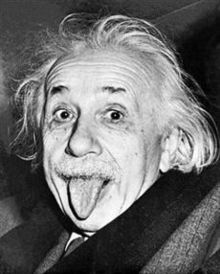
#> input picture data/image/Einstein_tongue.jpg, 220 x 274 px, found by its file name
$ jupyter execute --allow-errors 'NM_Project3 Using SVD to Compress Images.ipynb'   (shell and % lines are left out)
#> lines starting #> are read from the running program, lines starting #| are printed output that depends on the picture
# Project 3 Using SVD to Compress Images
__Xiaolan Li__

## Introduction
All images we are looking at are a mixture of the colors red, green, and blue displayed by extremely small pixels on the screen. These red, green, and blue pixels range in saturation on a scale of 0 to 255; 0 being completely off, and 255 being completely on. A picture can actually be represented as data in a matrix. This project mainly uses SVD to compress gray layer and color images matrix. What I can actually do to save memory on our image is to compute the SVD and then calculate
some level of precision. The results will be calculated are as follows:
- a. The percentage of the storage memory used for p singular values versus the storage memory used for the original picture, for various values of p.
- b. The error between the matrix A storing the original image and the reduced matrix A_p obtained when the first p singular values are used.

I'll use Python to write a program that lets users interactively select the image that they want to load, turn the pixel values of the grayscale/color image into a matrix, compute the SVD for us, and then convert our new matrix back into an image for our viewing pleasure with different compressed values which is called 'p_Mode' in this project. The results will be output the compressed images with different p_Mode values, storage bytes of original image and compressed image, the Compression ratio and Error between reduced matrix and original matrix.

## Methodology

where U and V are orthogonal matrices and the the matrix Σ consists of descending non-negative values on its diagonal and zeros elsewhere. The entries σ1 ≥ σ2 ≥ σ3 ≥ … ≥ 0 on the diagonal of Σ are called the singular values (SVs) of A.

`Formulas:`

SVD: __𝐴 = 𝑈Σ𝑉T__

Max singular value of original image: __max_p = (m * n)/(m+n+1)__

Compressed size: `graylayer` __m * p+p+p * n = p * (1+m +n)__  `color` __3 * (m * p+p+p * n) = 3 * p * (1+m +n)__

Pixel of original image: __m * n__

Compression ratio: `graylayer` __((p * (m+n+1))/(m * n)) * 100.0 %__ `color` __((3 * p * (m+n+1))/(3 * m * n)) * 100.0 %__

Error between matrix A storing the original image and the reduced matrix A_p: __sum(sum((A-A_p)^2))__

`Using SVD for gray layer image compression:` Gray layer image is a two dimensional matrix of either R, G or B layer.  I'll choose a number p of singular values to use for the approximation in SVD. The p value in each matrix is stored in a dict named p_Mode in this project. Finally, I'll return the decompressed matrix, which is new approximate image, and then I'll calculate the Compression ratio and Error between reduced matrix and original matrix and plot them out.

`Using SVD for color image compression:` Color image is a three dimensional array matrix. I can decompose a given image into the three color channels red, green and blue. Each channel can be represented as a (m × n)‑matrix with values ranging from 0 to 255. Then I will compress the matrix A representing one of the channels. To do this, I compute an approximation to the matrix A that takes only a fraction of the space to store. I'll choose a number p of singular values that I'm going to use for the approximation. The p value in each matrix is stored in a dict named p_Mode in this project. Finally, adding matrix for R, G & B in new array to get back into a color image for viewing. Before viewing, I'll check if any value will be less than 0 will be converted to its absolute and, if any value is greater than 255 than it will be converted to 255 because in image array of unit8 can only have value between 0 & 255. And then I'll calculate the Compression ratio and Error between reduced matrix and original matrix and plot them out.

## Computer Experiments/Simulations and Results

[cell 1]
import matplotlib.pyplot as plt
import numpy as np
from PIL import Image
from ipywidgets import interact
from skimage import data

[cell 2]
gray_images = {
    'Einstein': np.asarray(Image.open("data\image\Einstein_tongue.jpg")),
     'camera': data.camera(),
     'coins': data.coins()
}
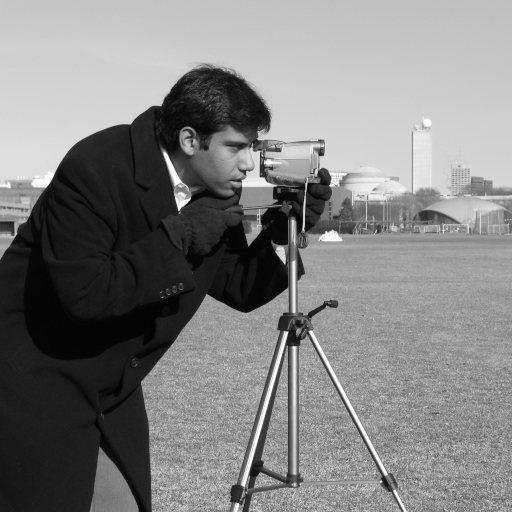
#> input picture skimage.data.camera(), 512 x 512 px
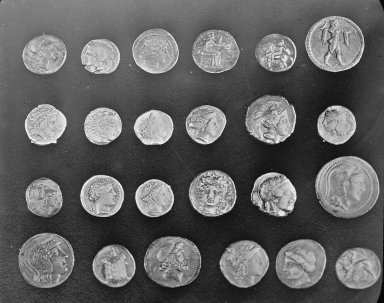
#> input picture skimage.data.coins(), 384 x 303 px
color_images = {
    'Cara': np.asarray(Image.open("data\image\Cara.jpg")),
    'girl_small': np.asarray(Image.open("data\image\girl_small.jpg")),
    'man': np.asarray(Image.open("data\image\man.jpeg"))
}
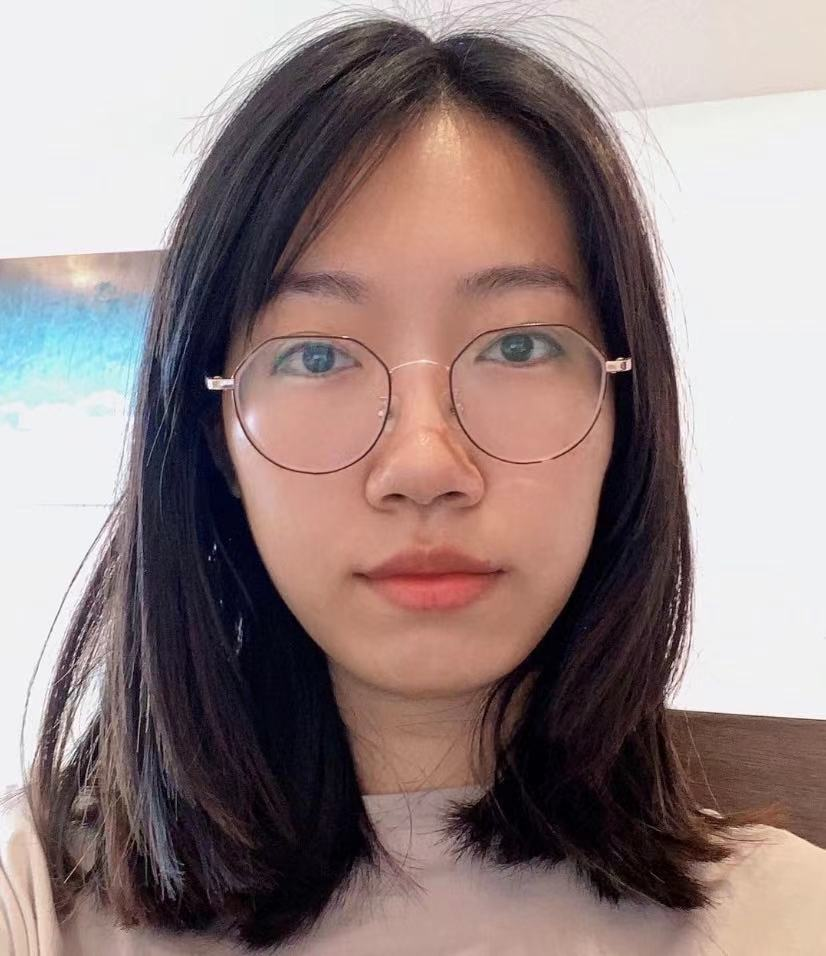
#> input picture data/image/Cara.jpg, 826 x 956 px, found by its file name
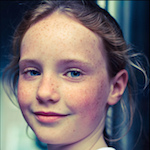
#> input picture data/image/girl_small.jpg, 150 x 150 px, found by its file name
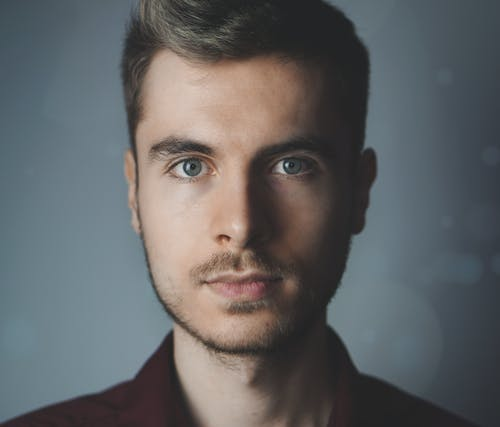
#> input picture data/image/man.jpeg, 500 x 427 px, found by its file name

[cell 3]
# [114 lines left out: functions compress_svd, compress_gray_images, compress_color_images, not called in this run]

[cell 4]
# return original image max singular value
def get_max_p(image_name, image_type = 'color'):
#> called with image_name = 'Einstein', image_type = 'gray'
    if image_type == 'color':
        image = color_images[image_name]
    elif image_type == 'gray':
        image = gray_images[image_name]
#> image is the input picture: shape (274, 220); min 0, max 255, mean 108.7
    else:
        return 'please set your image type as color or gray'
    m = image.shape[0]
#> m = 274
    n = image.shape[1]
#> n = 220
    max_p  =int((m*n)/(m+n+1))
#> max_p = 121
    return m,n,max_p
print('Einstein ',get_max_p('Einstein','gray'))
print('Cara ',get_max_p('Cara','color'))
#> in get_max_p, image is the input picture: shape (956, 826, 3); mean R, G, B 148.4, 130.7, 129.2

[cell 5]
p_Mode_Einstein = {1:[1, 2, 4, 6],2:[8, 10, 12, 14],3:[16, 18, 20, 25],4:[50, 75, 100, 121]}
#> the sliders are set to 
#> the sliders are set to 
p_Mode_camera = {1:[1, 20, 40, 60],2:[80, 100, 120, 140],3:[160, 180, 230, 255]}
p_Mode_coins = {1:[1, 2, 4, 6],2:[8, 10, 12, 14],3:[16, 18, 20, 25],4:[50, 80, 130, 169]}
#> (the rest of this cell did not finish here and is left out)
